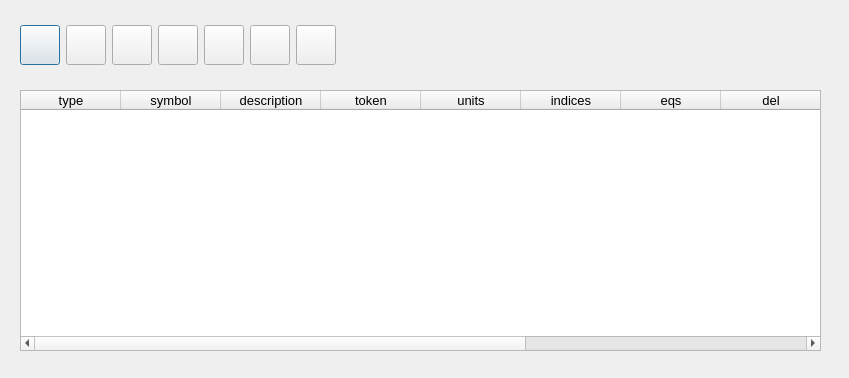
<?xml version="1.0" encoding="UTF-8"?>
<ui version="4.0">
 <class>Dialog</class>
 <widget class="QDialog" name="Dialog">
  <property name="geometry">
   <rect>
    <x>0</x>
    <y>0</y>
    <width>849</width>
    <height>378</height>
   </rect>
  </property>
  <property name="contextMenuPolicy">
   <enum>Qt::PreventContextMenu</enum>
  </property>
  <property name="windowTitle">
   <string>variable table</string>
  </property>
  <property name="toolTip">
   <string>see info button</string>
  </property>
  <widget class="QTableWidget" name="tableVariable">
   <property name="geometry">
    <rect>
     <x>20</x>
     <y>90</y>
     <width>801</width>
     <height>261</height>
    </rect>
   </property>
   <property name="sizePolicy">
    <sizepolicy hsizetype="Fixed" vsizetype="Fixed">
     <horstretch>100</horstretch>
     <verstretch>100</verstretch>
    </sizepolicy>
   </property>
   <property name="minimumSize">
    <size>
     <width>100</width>
     <height>100</height>
    </size>
   </property>
   <property name="font">
    <font>
     <pointsize>10</pointsize>
    </font>
   </property>
   <property name="toolTip">
    <string>variable list</string>
   </property>
   <property name="editTriggers">
    <set>QAbstractItemView::NoEditTriggers</set>
   </property>
   <property name="tabKeyNavigation">
    <bool>false</bool>
   </property>
   <property name="showDropIndicator" stdset="0">
    <bool>false</bool>
   </property>
   <property name="dragDropOverwriteMode">
    <bool>false</bool>
   </property>
   <property name="sortingEnabled">
    <bool>false</bool>
   </property>
   <column>
    <property name="text">
     <string>type</string>
    </property>
    <property name="whatsThis">
     <string>click to shift variable type</string>
    </property>
   </column>
   <column>
    <property name="text">
     <string>symbol</string>
    </property>
    <property name="whatsThis">
     <string>click for rename</string>
    </property>
   </column>
   <column>
    <property name="text">
     <string>description</string>
    </property>
   </column>
   <column>
    <property name="text">
     <string>token</string>
    </property>
   </column>
   <column>
    <property name="text">
     <string>units</string>
    </property>
   </column>
   <column>
    <property name="text">
     <string>indices</string>
    </property>
   </column>
   <column>
    <property name="text">
     <string>eqs</string>
    </property>
   </column>
   <column>
    <property name="text">
     <string>del</string>
    </property>
   </column>
   <column>
    <property name="text">
     <string>network</string>
    </property>
   </column>
   <column>
    <property name="text">
     <string>ID</string>
    </property>
   </column>
   <column>
    <property name="text">
     <string>IRI</string>
    </property>
   </column>
  </widget>
  <widget class="QWidget" name="layoutWidget">
   <property name="geometry">
    <rect>
     <x>20</x>
     <y>0</y>
     <width>318</width>
     <height>91</height>
    </rect>
   </property>
   <layout class="QHBoxLayout" name="horizontalLayout">
    <item>
     <widget class="QPushButton" name="pushFinished">
      <property name="sizePolicy">
       <sizepolicy hsizetype="Expanding" vsizetype="Expanding">
        <horstretch>0</horstretch>
        <verstretch>0</verstretch>
       </sizepolicy>
      </property>
      <property name="minimumSize">
       <size>
        <width>40</width>
        <height>40</height>
       </size>
      </property>
      <property name="maximumSize">
       <size>
        <width>40</width>
        <height>40</height>
       </size>
      </property>
      <property name="text">
       <string/>
      </property>
     </widget>
    </item>
    <item>
     <widget class="QPushButton" name="pushInfo">
      <property name="sizePolicy">
       <sizepolicy hsizetype="Expanding" vsizetype="Expanding">
        <horstretch>40</horstretch>
        <verstretch>40</verstretch>
       </sizepolicy>
      </property>
      <property name="minimumSize">
       <size>
        <width>40</width>
        <height>40</height>
       </size>
      </property>
      <property name="maximumSize">
       <size>
        <width>40</width>
        <height>40</height>
       </size>
      </property>
      <property name="text">
       <string/>
      </property>
     </widget>
    </item>
    <item>
     <widget class="QPushButton" name="pushNew">
      <property name="sizePolicy">
       <sizepolicy hsizetype="Expanding" vsizetype="Expanding">
        <horstretch>40</horstretch>
        <verstretch>40</verstretch>
       </sizepolicy>
      </property>
      <property name="minimumSize">
       <size>
        <width>40</width>
        <height>40</height>
       </size>
      </property>
      <property name="maximumSize">
       <size>
        <width>40</width>
        <height>40</height>
       </size>
      </property>
      <property name="text">
       <string/>
      </property>
     </widget>
    </item>
    <item>
     <widget class="QPushButton" name="pushPort">
      <property name="sizePolicy">
       <sizepolicy hsizetype="Expanding" vsizetype="Expanding">
        <horstretch>40</horstretch>
        <verstretch>40</verstretch>
       </sizepolicy>
      </property>
      <property name="minimumSize">
       <size>
        <width>40</width>
        <height>40</height>
       </size>
      </property>
      <property name="maximumSize">
       <size>
        <width>40</width>
        <height>40</height>
       </size>
      </property>
      <property name="text">
       <string/>
      </property>
     </widget>
    </item>
    <item>
     <widget class="QPushButton" name="pushLaTex">
      <property name="sizePolicy">
       <sizepolicy hsizetype="Expanding" vsizetype="Expanding">
        <horstretch>40</horstretch>
        <verstretch>40</verstretch>
       </sizepolicy>
      </property>
      <property name="minimumSize">
       <size>
        <width>40</width>
        <height>40</height>
       </size>
      </property>
      <property name="maximumSize">
       <size>
        <width>40</width>
        <height>40</height>
       </size>
      </property>
      <property name="text">
       <string/>
      </property>
     </widget>
    </item>
    <item>
     <widget class="QPushButton" name="pushDot">
      <property name="sizePolicy">
       <sizepolicy hsizetype="Expanding" vsizetype="Expanding">
        <horstretch>40</horstretch>
        <verstretch>40</verstretch>
       </sizepolicy>
      </property>
      <property name="minimumSize">
       <size>
        <width>40</width>
        <height>40</height>
       </size>
      </property>
      <property name="maximumSize">
       <size>
        <width>40</width>
        <height>40</height>
       </size>
      </property>
      <property name="text">
       <string/>
      </property>
     </widget>
    </item>
    <item>
     <widget class="QPushButton" name="pushNext">
      <property name="sizePolicy">
       <sizepolicy hsizetype="Expanding" vsizetype="Expanding">
        <horstretch>40</horstretch>
        <verstretch>40</verstretch>
       </sizepolicy>
      </property>
      <property name="minimumSize">
       <size>
        <width>40</width>
        <height>40</height>
       </size>
      </property>
      <property name="maximumSize">
       <size>
        <width>40</width>
        <height>40</height>
       </size>
      </property>
      <property name="text">
       <string/>
      </property>
     </widget>
    </item>
   </layout>
  </widget>
 </widget>
 <resources/>
 <connections/>
</ui>
